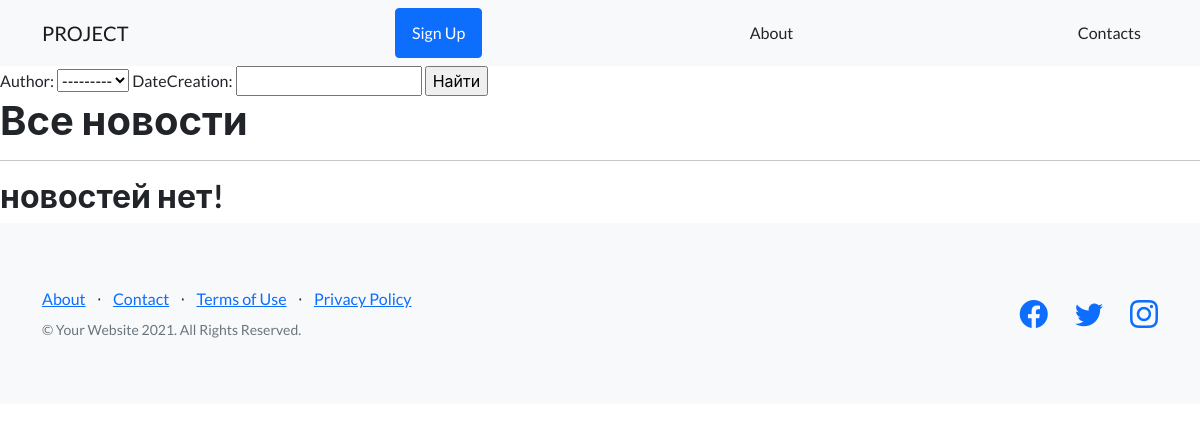
The page /news/search/ on the database as committed earlier.
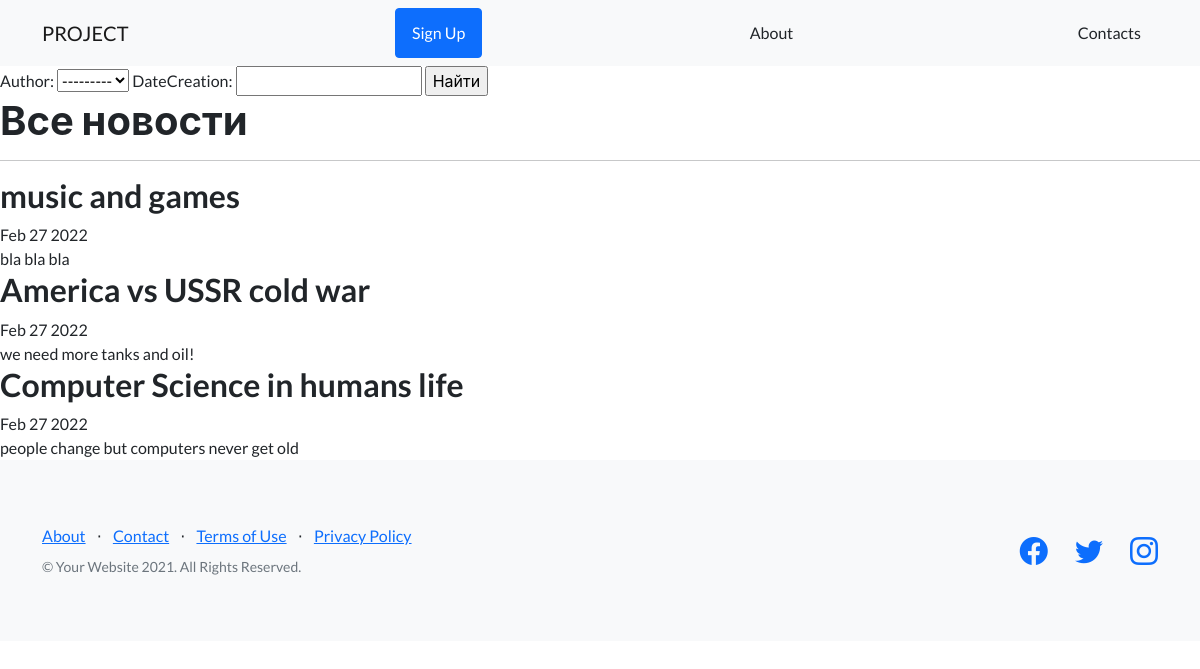
The same page on the database as committed later.
### news/models.py (models this page shows, shortened)
class Post(models.Model):
    author = models.ForeignKey(Author, on_delete=models.CASCADE)
    NEWS = 'NW'
    ARTICLE = 'AR'
    CATEGORY_CHOISES = (
        (NEWS, 'новость'),
        (ARTICLE, 'статья'),
    )
    categoryType = models.CharField(max_length=2, choices=CATEGORY_CHOISES, default=ARTICLE)
    dateCreation = DateTimeField(auto_now_add=True)
    postCategory = models.ManyToManyField(Category, through='postCategory')
    title = models.CharField(max_length=128)
    text = models.TextField()
    rating = models.SmallIntegerField(default=0)

### news/views.py (the view)
# urls.py: path('search/', SearchPost.as_view()),
class SearchPost(ListView):
    model = Post
    template_name = 'search.html'
    context_object_name = 'news'
    def get_context_data(self, **kwargs):
        context = super().get_context_data(**kwargs)
        context['filter'] = PostFilter(self.request.GET, queryset=self.get_queryset())
        return context

### news/models.py (called while the page is built)
    def __str__(self):
        return str(self.authorUser)

### templates/search.html
{% extends 'flatpages/default.html' %}
{% block content %}
<form method="GET">
    {{ filter.form }}
    <input type="submit" value="Найти">
</form>
    <h1>Все новости</h1>
    <hr>
    {% if news %}
        {% for post in filter.qs %}
        <h2>{{ post.title }}</h2>
        {{ post.dateCreation|date:'M d Y' }}<br>
        {{ post.text|truncatechars:50 }}
        {% endfor %}
    {% else %}
        <h2>новостей нет!</h2>
    {% endif %}
{% endblock content %}

### templates/flatpages/default.html (shortened to what this page needs)
{% load static %}
<!DOCTYPE html>
<html lang="en">
    <head>
        <link href="https://cdn.jsdelivr.net/npm/bootstrap-icons@1.5.0/font/bootstrap-icons.css" rel="stylesheet" type="text/css" />
        <link href="{% static 'css/styles.css' %}" rel="stylesheet" />
    </head>
    <body>
        <nav class="navbar navbar-light bg-light static-top">
            <div class="container">
                <a class="navbar-brand" href="/">PROJECT</a>
                <a class="btn btn-primary" href="#signup">Sign Up</a>
                <a class="btn btn-primary-2" href="/about/">About</a>
                <a class="btn btn-primary-2" href="/contacts/">Contacts</a>
            </div>
        </nav>
        <div>
            {% block content %}
            {% endblock content %}
        </div>
        <footer class="footer bg-light">
            <div class="container">
                <div class="row">
                    <div class="col-lg-6 h-100 text-center text-lg-start my-auto">
                        <ul class="list-inline mb-2">
                            <li class="list-inline-item"><a href="#!">About</a></li>
                            <li class="list-inline-item">⋅</li>
                            <li class="list-inline-item"><a href="#!">Contact</a></li>
                            <li class="list-inline-item">⋅</li>
                            <li class="list-inline-item"><a href="#!">Terms of Use</a></li>
                            <li class="list-inline-item">⋅</li>
                            <li class="list-inline-item"><a href="#!">Privacy Policy</a></li>
                        </ul>
                        <p class="text-muted small mb-4 mb-lg-0">&copy; Your Website 2021. All Rights Reserved.</p>
                    </div>
                    <div class="col-lg-6 h-100 text-center text-lg-end my-auto">
                        <ul class="list-inline mb-0">
                            <li class="list-inline-item me-4">
                                <a href="#!"><i class="bi-facebook fs-3"></i></a>
                            </li>
                            <li class="list-inline-item me-4">
                                <a href="#!"><i class="bi-twitter fs-3"></i></a>
                            </li>
                            <li class="list-inline-item">
                                <a href="#!"><i class="bi-instagram fs-3"></i></a>
                            </li>
                        </ul>
                    </div>
                </div>
            </div>
        </footer>
    </body>
</html>

Rows that differ between the two databases and show on the page:
added Post: title "music and games", dateCreation "Feb 27 2022", text "bla bla bla"
added Post: title "America vs USSR cold war", dateCreation "Feb 27 2022", text "we need more tanks and oil!"
added Post: title "Computer Science in humans life", dateCreation "Feb 27 2022", text "people change but computers never get old"
Other text that changed with them:
text no longer shown: "новостей нет!"
